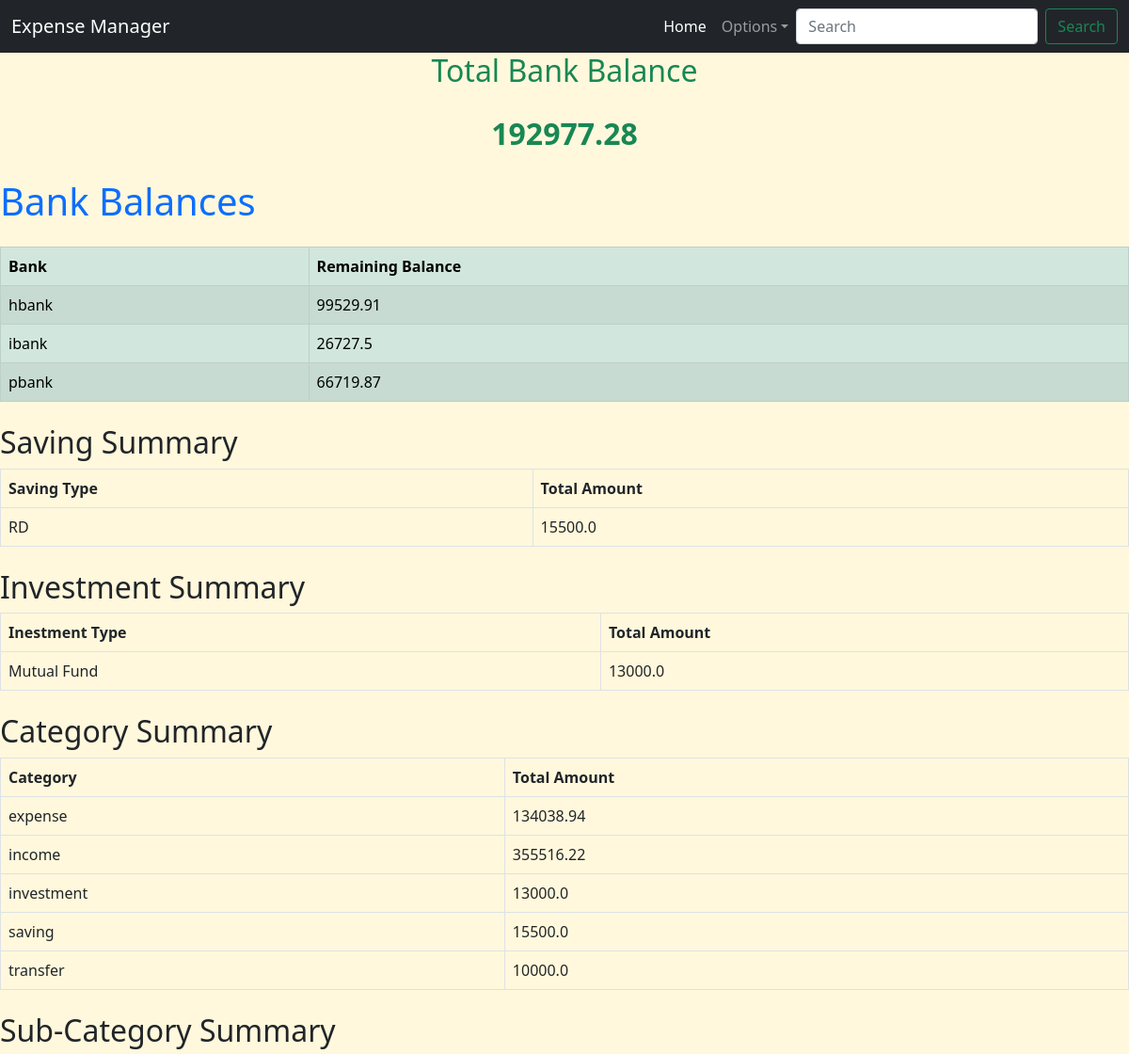
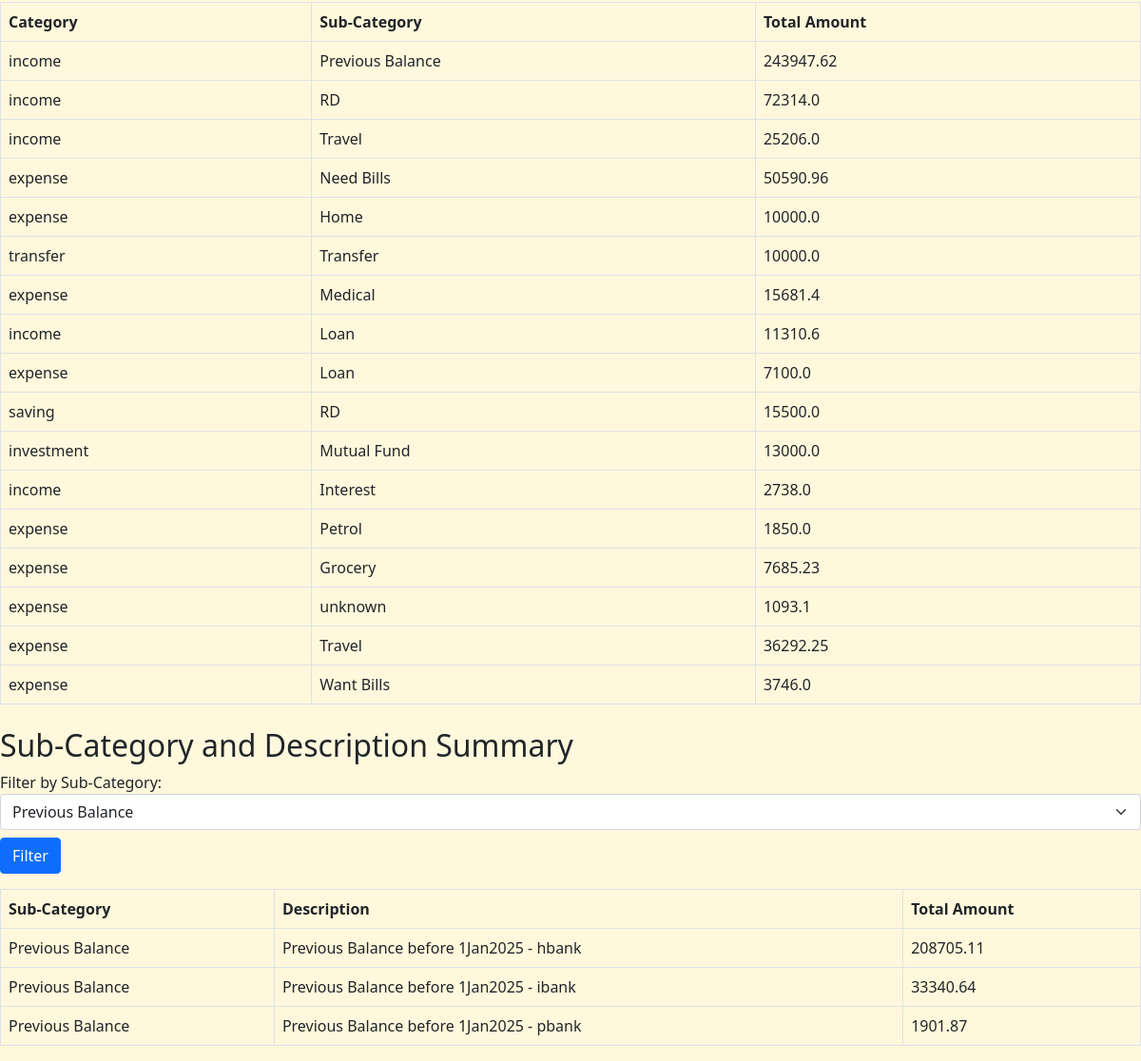
Page /summary on the committed database (2 pictures, top to bottom).
### app.py (models this page shows)
class IncomeExpenseManager(db.Model):
    id = db.Column(db.Integer, primary_key=True)
    date = db.Column(db.Date, nullable=False)
    from_bank = db.Column(db.String(10), nullable=True)
    to_bank = db.Column(db.String(10), nullable=True)
    category = db.Column(db.String(20), nullable=False)
    sub_category = db.Column(db.String(50), nullable=False)
    description = db.Column(db.String(100), nullable=False)
    amount = db.Column(db.Float, nullable=False)

### app.py (the view)
@app.route('/summary')
def category_summary():
    sub_categories = db.session.query(IncomeExpenseManager.sub_category).distinct().all()
    sub_categories = [row[0] for row in sub_categories]  # Extract values
    selected_sub_category = request.args.get('sub_category', sub_categories[0] if sub_categories else None)
    sub_cat_des_summary = (db.session.query(IncomeExpenseManager.sub_category, IncomeExpenseManager.description, db.func.sum(IncomeExpenseManager.amount).label('total_amount')).filter(IncomeExpenseManager.sub_category == selected_sub_category).group_by(IncomeExpenseManager.sub_category, IncomeExpenseManager.description).order_by(db.func.sum(IncomeExpenseManager.amount).desc()).all())
    category_summary = db.session.query(IncomeExpenseManager.category, db.func.sum(IncomeExpenseManager.amount).label('total_amount')).group_by(IncomeExpenseManager.category).all()
    sub_category_summary = db.session.query(IncomeExpenseManager.category, IncomeExpenseManager.sub_category, db.func.sum(IncomeExpenseManager.amount).label('total_amount')).group_by(IncomeExpenseManager.category, IncomeExpenseManager.sub_category).order_by(IncomeExpenseManager.amount.label('total_amount').desc()).all()
    from_bank_summary = db.session.query(IncomeExpenseManager.from_bank, db.func.sum(IncomeExpenseManager.amount).label('balance')).filter(IncomeExpenseManager.from_bank.isnot(None)).group_by(IncomeExpenseManager.from_bank).all()
    to_bank_summary = db.session.query(IncomeExpenseManager.to_bank, db.func.sum(IncomeExpenseManager.amount).label('balance')).filter(IncomeExpenseManager.to_bank.isnot(None)).group_by(IncomeExpenseManager.to_bank).all()
    saving_summary = db.session.query(IncomeExpenseManager.sub_category, db.func.sum(IncomeExpenseManager.amount).label('total_amount')).filter(IncomeExpenseManager.category == 'saving').group_by(IncomeExpenseManager.sub_category).all()
    invest_summary = db.session.query(IncomeExpenseManager.sub_category, db.func.sum(IncomeExpenseManager.amount).label('total_amount')).filter(IncomeExpenseManager.category == 'investment').group_by(IncomeExpenseManager.sub_category).all()
    bank_balances = {}
    for bank, balance in from_bank_summary:
        bank_balances[bank] = bank_balances.get(bank, 0) - balance  # removed - above in from_bank_summary and added - here
    for bank, balance in to_bank_summary:
        bank_balances[bank] = bank_balances.get(bank, 0) + balance
    total_bank_balance = sum(bank_balances.values())
    return render_template('category_summary.html', category_summary=category_summary, sub_category_summary=sub_category_summary, bank_balances=bank_balances, saving_summary=saving_summary, invest_summary=invest_summary, total_bank_balance=total_bank_balance, sub_cat_des_summary=sub_cat_des_summary, sub_categories=sub_categories, selected_sub_category=selected_sub_category)

### templates/category_summary.html
{% extends 'base.html' %}
{% block content %}
<h2 class="mb-4 text-success text-center">Total Bank Balance</h2>
<p class="mb-4 text-success text-center fs-2"><strong>{{ total_bank_balance | round(2) }}</strong></p>
<h1 class="mb-4 text-primary">Bank Balances</h1>
{% if bank_balances %}
<table class="table table-success table-striped table-bordered table-hover">
    <thead>
        <tr>
            <th scope="col">Bank</th>
            <th scope="col">Remaining Balance</th>
        </tr>
    </thead>
    <tbody>
        {% for bank, balance in bank_balances.items() %}
        <tr>
            <td>{{ bank if bank else 'None' }}</td>
            <td>{{ balance | round(2) }}</td>
        </tr>
        {% endfor %}
    </tbody>
</table>
{% else %}
<p>No bank balances available.</p>
{% endif %}
<h2 class="mt-4">Saving Summary</h2>
{% if saving_summary %}
<table class="table table-bordered table-hover">
    <thead>
        <tr>
            <th scope="col">Saving Type</th>
            <th scope="col">Total Amount</th>
        </tr>
    </thead>
    <tbody>
        {% for saving_type, total_amount in saving_summary %}
        <tr>
            <td>{{ saving_type }}</td>
            <td>{{ total_amount | round(2) }}</td>
        </tr>
        {% endfor %}
    </tbody>
</table>
{% else %}
<p>No saving data available.</p>
{% endif %}
<h2 class="mt-4">Investment Summary</h2>
{% if invest_summary %}
<table class="table table-bordered table-hover">
    <thead>
        <tr>
            <th scope="col">Inestment Type</th>
            <th scope="col">Total Amount</th>
        </tr>
    </thead>
    <tbody>
        {% for invest_type, total_amount in invest_summary %}
        <tr>
            <td>{{ invest_type }}</td>
            <td>{{ total_amount | round(2) }}</td>
        </tr>
        {% endfor %}
    </tbody>
</table>
{% else %}
<p>No Invest data available.</p>
{% endif %}
<h2 class="mt-4">Category Summary</h2>
{% if category_summary %}
<table class="table table-bordered table-hover">
    <thead>
        <tr>
            <th scope="col">Category</th>
            <th scope="col">Total Amount</th>
        </tr>
    </thead>
    <tbody>
        {% for category, total_amount in category_summary %}
        <tr>
            <td>{{ category }}</td>
            <td>{{ total_amount | round(2) }}</td>
        </tr>
        {% endfor %}
    </tbody>
</table>
{% else %}
<p>No category data available.</p>
{% endif %}
<h2 class="mt-4">Sub-Category Summary</h2>
{% if sub_category_summary %}
<table class="table table-bordered table-hover">
    <thead>
        <tr>
            <th scope="col">Category</th>
            <th scope="col">Sub-Category</th>
            <th scope="col">Total Amount</th>
        </tr>
    </thead>
    <tbody>
        {% for category, sub_category, total_amount in sub_category_summary %}
        <tr>
            <td>{{ category }}</td>
            <td>{{ sub_category }}</td>
            <td>{{ total_amount | round(2) }}</td>
        </tr>
        {% endfor %}
    </tbody>
</table>
{% else %}
<p>No sub-category data available.</p>
{% endif %}
<h2 class="mt-4">Sub-Category and Description Summary</h2>
<form method="GET" action="{{ url_for('category_summary') }}" class="mb-3">
    <label for="sub_category">Filter by Sub-Category:</label>
    <select name="sub_category" id="sub_category" class="form-select">
        {% for category in sub_categories %}
        <option value="{{ category }}" {% if category == selected_sub_category %}selected{% endif %}>
            {{ category }}
        </option>
        {% endfor %}
    </select>
    <button type="submit" class="btn btn-primary mt-2">Filter</button>
</form>
{% if sub_cat_des_summary %}
<table class="table table-bordered table-hover">
    <thead>
        <tr>
            <th scope="col">Sub-Category</th>
            <th scope="col">Description</th>
            <th scope="col">Total Amount</th>
        </tr>
    </thead>
    <tbody>
        {% for sub_category, desp, total_amount in sub_cat_des_summary %}
        <tr>
            <td>{{ sub_category }}</td>
            <td>{{ desp }}</td>
            <td>{{ total_amount | round(2) }}</td>
        </tr>
        {% endfor %}
    </tbody>
</table>
{% else %}
<p>No data available for the selected sub-category.</p>
{% endif %}
{% endblock %}

### templates/base.html (style rules this page uses)
body { background-color: cornsilk; }

### rows in the picture
IncomeExpenseManager: category "transfer", amount "10000.0", sub_category "Transfer"
IncomeExpenseManager: category "income", sub_category "RD", amount "72314.0"
IncomeExpenseManager: category "income", sub_category "Travel", amount "25206.0"
IncomeExpenseManager: category "expense", sub_category "Home", amount "10000.0"
IncomeExpenseManager: sub_category "Previous Balance", description "Previous Balance before 1Jan2025 - hbank", amount "208705.11"
IncomeExpenseManager: sub_category "Previous Balance", description "Previous Balance before 1Jan2025 - ibank", amount "33340.64"
IncomeExpenseManager: sub_category "Previous Balance", description "Previous Balance before 1Jan2025 - pbank", amount "1901.87"

### other values in the picture
{{ total_bank_balance | round(2) }} "192977.28"
{{ bank if bank else 'None' }} "hbank" "ibank" "pbank"
{{ balance | round(2) }} "99529.91" "26727.5" "66719.87"
{{ saving_type }} "RD"
{{ total_amount | round(2) }} "15500.0"
{{ invest_type }} "Mutual Fund"
{{ total_amount | round(2) }} "13000.0"
{{ category }} "expense" "income" "investment" "saving"
{{ total_amount | round(2) }} "134038.94" "355516.22" "13000.0" "15500.0"
{{ category }} "income" "expense" "expense" "income" "expense" "saving" "investment" "income" "expense" "expense" "expense" "expense" "expense"
{{ sub_category }} "Previous Balance" "Need Bills" "Medical" "Loan" "Loan" "RD" "Mutual Fund" "Interest" "Petrol" "Grocery" "unknown" "Travel" "Want Bills"
{{ total_amount | round(2) }} "243947.62" "50590.96" "15681.4" "11310.6" "7100.0" "15500.0" "13000.0" "2738.0" "1850.0" "7685.23" "1093.1" "36292.25" "3746.0"
form field sub_category "Previous Balance"
